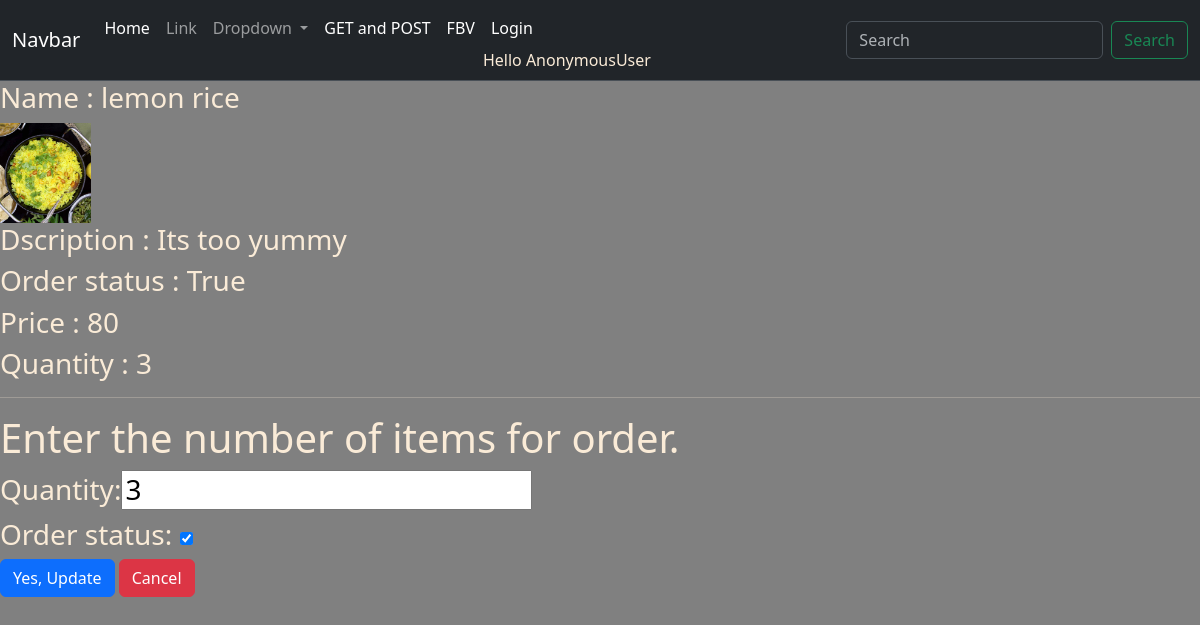
Page /order/1 on the committed database.
### appname/models.py (models this page shows, shortened)
class Product(models.Model):
    name = models.CharField(max_length=50)
    price = models.IntegerField(default=50)
    description = models.TextField(default='Its too yummy')
    image = models.ImageField(upload_to='images')
    order_status = models.BooleanField(default=False)
    items = models.IntegerField(default=0)

### appname/views.py (the view)
# urls.py: path('order/<int:id>', views.order, name='order'),
def order(request, id):
    obj = get_object_or_404(Product, id =id)
    form = OrderForm(request.POST or None, instance = obj)
    data = Product.objects.get(id = id)
    if form.is_valid():
        form.save()
        return redirect('appname:products')
    context = {'form':form, 'data':data}
    return render(request, 'imageapp/order.html', context)

### appname/forms.py
class OrderForm(forms.ModelForm):
    class Meta:
        model = Product
        fields = ['order_status', 'items']

### templates/imageapp/order.html (shortened to what this page needs)
{% extends 'base.html' %}
{% block content %}
                {% if data %}
                    <h3>Name : {{data.name}}</h3>
                    <img src="{{ data.image.url}}" alt="connect" style="max-height:100px">
                    <h3>Dscription : {{data.description}}</h3>
                    <h3>Order status : {{data.order_status}}</h3>
                    <h3>Price : {{data.price}}</h3>
                    <h3>Quantity : {{data.items}}</h3>
                        <hr>
                {% endif %}
                <form method="POST">
                    <div>
                        <h1>Enter the number of items for order.</h1>
                       <h3>Quantity:{{ form.items}} </h3>
                      <h3> Order status:  {{form.order_status}} </h3>
                    </div>
                        <input class="btn btn-primary" type="submit" value="Yes, Update" />
                        <a href="/" class="btn btn-danger">Cancel </a>
                    </form>
{% endblock content %}

### templates/base.html (style rules this page uses)
body { background-color: grey; color: antiquewhite; }

### rows in the picture
Product: name "lemon rice", image (picture), description "Its too yummy", order_status "True", price "80", items "3", order_status "☑"

### other values in the picture
{{ user }} "AnonymousUser"
